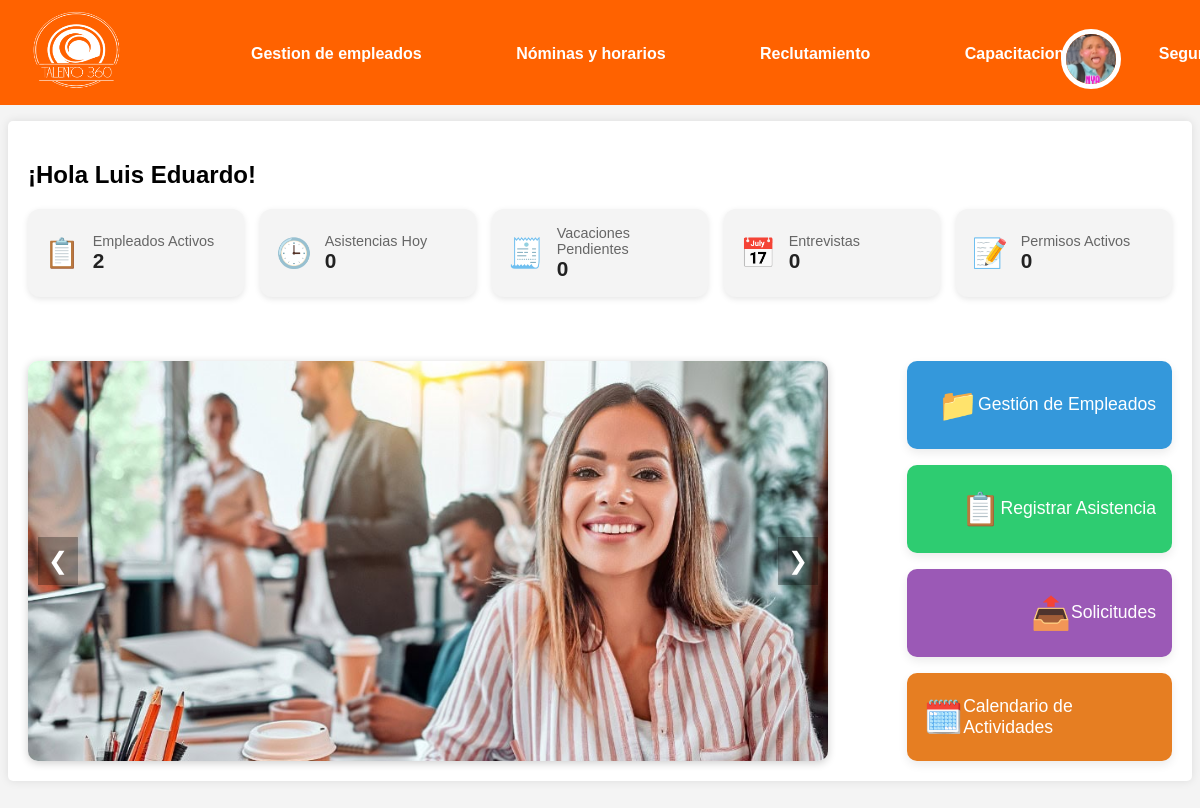
/dashboard/ (signed in), run on the app's committed database.
### main/models.py (models this page shows, shortened)
class Usuario(AbstractBaseUser):
    id = models.AutoField(primary_key=True)
    username = models.CharField(("Identificacion"), unique=True, max_length=100, default="")
    nombres = models.CharField(max_length=50, blank=False)
    apellidos = models.CharField(max_length=50, blank=False, default="")
    email = models.EmailField(unique=True)
    celular = models.CharField(max_length=15, blank=False, unique=True)
    genero = models.CharField(max_length=10, choices=[('Masculino', 'Masculino'), ('Femenino', 'Femenino'), ('Otro', 'Otro')])
    cargo = models.CharField(max_length=50, choices=[('Administrativo', 'Administrativo'), ('Contador', 'Contador'), ('Recursos humanos', 'Recursos humanos')], default='')
    imagen = models.ImageField(("Imagen de perfil"), upload_to='perfil/', height_field=None, width_field=None, max_length=200, blank=True, null=True)
    usuario_activo = models.BooleanField(default=True)
    usuario_administrador = models.BooleanField(default=False)
    objects = UsuarioManager()
    pais = models.CharField(max_length=100, blank=True, null=True)
    direccion = models.CharField(max_length=255, blank=True, null=True)
    fecha_nacimiento = models.DateField(blank=True, null=True)
    USERNAME_FIELD = 'username'
    REQUIRED_FIELDS = ['nombres', 'apellidos', 'email',]

### main/views.py (the view)
# urls.py: path('dashboard/',dashboard,name="dashboard"),
def dashboard(request):
    if request.user.is_authenticated:
        usuario = request.user
        total_empleados = Empleado.objects.count()
        asistencias_hoy = Asistencia.objects.filter(fecha=now().date()).count()
        vacaciones_pendientes = Vacacion.objects.filter(aprobada=False).count()
        entrevistas_programadas = Entrevista.objects.filter(fecha_programada__gte=now().date()).count()
        solicitudes_pendientes = Permiso.objects.filter(aprobado=False).count()
        context = {
            'usuario': usuario,
            'total_empleados': total_empleados,
            'asistencias_hoy': asistencias_hoy,
            'vacaciones_pendientes': vacaciones_pendientes,
            'entrevistas_programadas': entrevistas_programadas,
            'solicitudes_pendientes': solicitudes_pendientes,
        }
        return render(request, 'dashboard/dashboard.html',  context)
    else:
        return redirect('index')

### main/templates/dashboard/dashboard.html (shortened to what this page needs)
{% extends "dashboard/header.html" %}
{% load static %}
{% block content%}
<body>
    <div class="container">
        <h2 class="saludo">¡Hola {{ user.nombres }}!</h2>
        <div class="dashboard-widgets">
            <div class="widget">
              <div class="widget-icon">📋</div>
              <div class="widget-content">
                <div class="widget-title">Empleados Activos</div>
                <div class="widget-value">{{ total_empleados }}</div>
              </div>
            </div>
            <div class="widget">
              <div class="widget-icon">🕒</div>
              <div class="widget-content">
                <div class="widget-title">Asistencias Hoy</div>
                <div class="widget-value">{{ asistencias_hoy }}</div>
              </div>
            </div>
            <div class="widget">
              <div class="widget-icon">🧾</div>
              <div class="widget-content">
                <div class="widget-title">Vacaciones Pendientes</div>
                <div class="widget-value">{{ vacaciones_pendientes }}</div>
              </div>
            </div>
            <div class="widget">
              <div class="widget-icon">📅</div>
              <div class="widget-content">
                <div class="widget-title">Entrevistas</div>
                <div class="widget-value">{{ entrevistas_programadas }}</div>
              </div>
            </div>
            <div class="widget">
              <div class="widget-icon">📝</div>
              <div class="widget-content">
                <div class="widget-title">Permisos Activos</div>
                <div class="widget-value">{{ solicitudes_pendientes }}</div>
              </div>
            </div>
          </div>
          <div class="accesos-directos">
            <a href="{% url 'registro_empleados' %}" class="acceso gestion-empleados">
                <span class="icono">📁</span>
                <span class="texto">Gestión de Empleados</span>
            </a>
            <a href="{% url 'registrar_asistencia' %}" class="acceso registrar-asistencia">
                <span class="icono">📋</span>
                <span class="texto">Registrar Asistencia</span>
            </a>
            <a href="{% url 'solicitudes' %}" class="acceso solicitudes">
                <span class="icono">📤</span>
                <span class="texto">Solicitudes</span>
            </a>
            <a href="{% url 'calendario' %}" class="acceso calendario">
                <span class="icono">🗓️</span>
                <span class="texto">Calendario de Actividades</span>
            </a>
        </div>
    <div class="carrusel-container">
            <div class="carrusel" id="carrusel">
              <img src="{% static 'images/img1.jpg' %}" class="slide active">
            </div>
            <button onclick="moverCarrusel(-1)" class="carrusel-btn prev">&#10094;</button>
            <button onclick="moverCarrusel(1)" class="carrusel-btn next">&#10095;</button>
          </div>
    </div>
</body>
{% endblock %}

### main/templates/dashboard/header.html (shortened to what this page needs)
{% load static %}
<!DOCTYPE html>
<html lang="es">
<head>
    <link rel="stylesheet" type="text/css" href="{% static 'CSS/dashboard.css' %}" />
    <link rel="stylesheet" href="https://cdnjs.cloudflare.com/ajax/libs/font-awesome/6.5.1/css/all.min.css" />
</head>
<body>
    <div class="barra-sup">
        <a href="{% url 'dashboard' %}" class="alsi">
            <img class="alsi" src="{% static 'images/logo.png'%}" alt="alsi">
        </a>
        <ul>
            <li class="menu-link">
                <a class="atext">Gestion de empleados</a>
            </li>
            <li class="menu-link2">
                <a class="atext">Nóminas y horarios</a>
            </li>
            <li class="menu-link3">
                <a class="atext">Reclutamiento</a>
            </li>
            <li class="menu-link5">
                <a class="atext">Capacitacion</a>
            </li>
            <li class="menu-link4">
                <a class="atext">Seguridad</a>
            </li>
        </ul>
        <div class="profile-image-container" onclick="toggleSubMenu()">
            {% if usuario.imagen %}
                <img src="{{ usuario.imagen.url }}" alt="Imagen de perfil" class="profile-image">
            {% else %}
                <img src="{% static 'images/default.png' %}" alt="Imagen de perfil predeterminada" class="profile-image">
            {% endif %}
        </div>
        </div>
    {% block content%}
    {% endblock %}
</body>
</html>

### main/static/CSS/dashboard.css (style rules this page uses)
body { background-color: #f4f4f4; }
a { text-decoration: none; }
.menu-link, .menu-link2, .info-box, .info-box2, .sub-menu { position: relative; display: inline-block; font-weight: bold; font-family: Arial, sans-serif; }
.menu-link3 { position: relative; display: inline-block; font-weight: bold; font-family: Arial, sans-serif; }
.menu-link4 { position: relative; display: inline-block; font-weight: bold; font-family: Arial, sans-serif; }
.menu-link5 { position: relative; display: inline-block; font-weight: bold; font-family: Arial, sans-serif; }
.barra-sup { background-color: rgb(0, 174, 255); padding: 1px; border: none; width: 100%; position: fixed; top: 0; left: 0; }
.barra-sup ul { list-style-type: none; margin-top: -50px; color: #fff; margin-left: 30px; }
.barra-sup li { display: inline-block; margin-right: -90px; margin-left: 180px; margin-top: -80px; position: relative; }
.barra-sup .alsi { width: 200px; margin-right: 50px; filter: brightness(0) invert(1); }
.profile-image-container { width: 60px; height: 60px; border-radius: 50%; margin-right: 80px; float: right; margin-left: 10px; margin-top: -50px; margin-bottom: 15px; cursor: pointer; }
.profile-image-container img { width: 100%; height: 100%; object-fit: cover; border-radius: inherit; float: right; margin-left: 10px; }

### main/templates/dashboard/header.html (style rules this page uses)
.menu-link, .menu-link2, .info-box, .info-box2, .sub-menu { position: relative; display: inline-block; font-weight: bold; font-family: Arial, sans-serif; }
.menu-link3 { position: relative; display: inline-block; font-weight: bold; font-family: Arial, sans-serif; }
.menu-link4 { position: relative; display: inline-block; font-weight: bold; font-family: Arial, sans-serif; }
.menu-link5 { position: relative; display: inline-block; font-weight: bold; font-family: Arial, sans-serif; }
.barra-sup { background-color: rgb(255, 98, 0); padding: 1px; border: none; width: 100%; position: fixed; top: 0; left: 0; z-index: 999; }
.barra-sup ul { list-style-type: none; margin-top: -60px; color: #fff; margin-left: 30px; }
.barra-sup li { display: inline-block; margin-right: -90px; margin-left: 180px; margin-top: -80px; position: relative; }
.barra-sup .alsi { width: 150px; height: 100px; margin-right: 50px; filter: brightness(0) invert(1); }
.profile-image-container { width: 60px; height: 60px; border-radius: 50%; margin-right: 80px; float: right; margin-left: 10px; margin-top: -50px; margin-bottom: 15px; cursor: pointer; border: 60px; }
.profile-image-container img { width: 100%; height: 100%; object-fit: cover; border-radius: inherit; float: right; margin-left: 10px; border: 5px solid #ffff; padding: 0px; box-sizing: border-box; }
.alsi { width: 100px; height: 150px; }

### data on the page
Usuario: imagen (picture), nombres "Luis Eduardo"

### other printed values
{{ total_empleados }} "2"
{{ asistencias_hoy }} "0"
{{ vacaciones_pendientes }} "0"
{{ entrevistas_programadas }} "0"
{{ solicitudes_pendientes }} "0"
